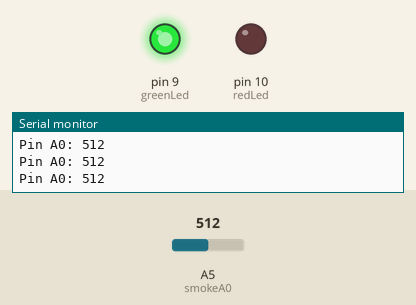
A sketch run on a simulated Arduino Uno, built with avr-gcc and run on an emulated ATmega328P. Parts: output pins drawn as LEDs (lit = HIGH), the last lines printed to the serial monitor. Inputs (shaded band) come from the test bench; at power-on: A5 (smokeA0) = 512.

Above: at 1.2 s.
1.3 s: A5 (smokeA0) set to 536
2.8 s: A5 (smokeA0) set to 566
At 4.0 s:
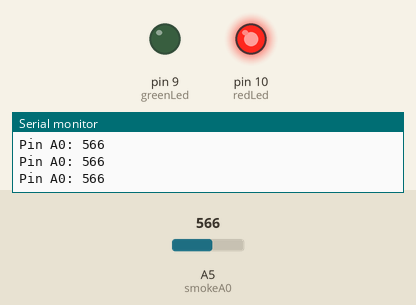
4.3 s: A5 (smokeA0) set to 540
At 5.5 s:
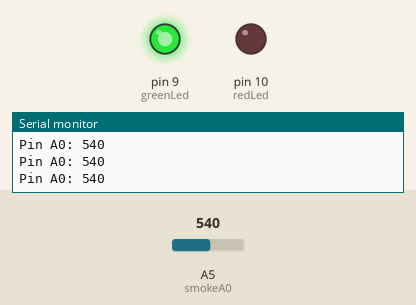
5.8 s: A5 (smokeA0) set to 560
At 6.8 s:
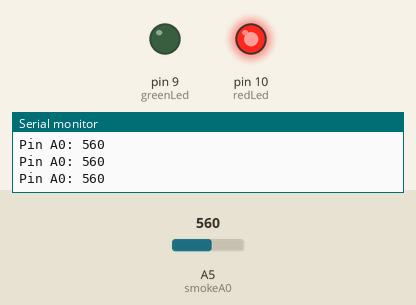
Timing chart, 0 to 8.3 s (numbered marks = the images above; inputs shaded):
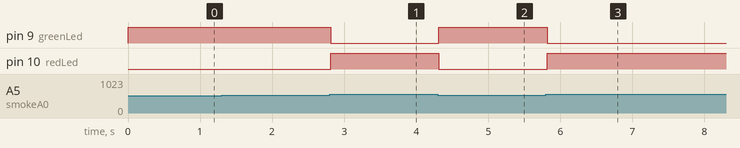

The sketch:

gas_led.ino
```cpp
int redLed = 10; //red LED를 10번 핀에 연결
int greenLed = 9; //green LED를 9번 핀에 연결
int smokeA0 = A5; //가스 센서를 아날로그5번 핀에 연결

//가스가 검출된 상태를 알기 위해 일정한 가스 수치 설정
//이 일정한 수치를 넘어서면 가스 검출된 상태
int sensorThres = 550;

void setup() {
  pinMode(redLed, OUTPUT); //red LED를 출력으로 설정
  pinMode(greenLed, OUTPUT);//green LED를 출력으로 설정
  pinMode(smokeA0, INPUT); //가스 센서를 입력으로 설정
  Serial.begin(9600); // 통신 속도 9600bps로 시리얼 통신 시작
}

void loop() {
  int analogSensor = analogRead(smokeA0); //가스 센서 값 변수에 저장

  Serial.print("Pin A0: ");
  Serial.println(analogSensor); // 읽어온 값을 시리얼 모니터에 출력

  //가스 센서로 읽어온 값이 일정 수치 이상이면 가스 검출된 상태 이므로
  //LED 가 red에서 green으로 색을 변경
  if (analogSensor > sensorThres) {
    digitalWrite(redLed, HIGH);
    digitalWrite(greenLed, LOW);
  }

  //가스가 미검출 상태 이면 LED는 green을 유지
  else{
    digitalWrite(redLed, LOW);
    digitalWrite(greenLed, HIGH);
  }
  delay(100);
}
```

Measured:
- the behaviour switches between 550 and 551 on A5 (smokeA0) (found by bisection; images 0 and 1)
- after the input at 2.8 s, pin 9 (greenLed): HIGH → LOW at once; pin 10 (redLed): LOW → HIGH at once
- after the input at 4.3 s, pin 9 (greenLed): LOW → HIGH at once; pin 10 (redLed): HIGH → LOW at once
- after the input at 5.8 s, pin 9 (greenLed): HIGH → LOW at once; pin 10 (redLed): LOW → HIGH at once
